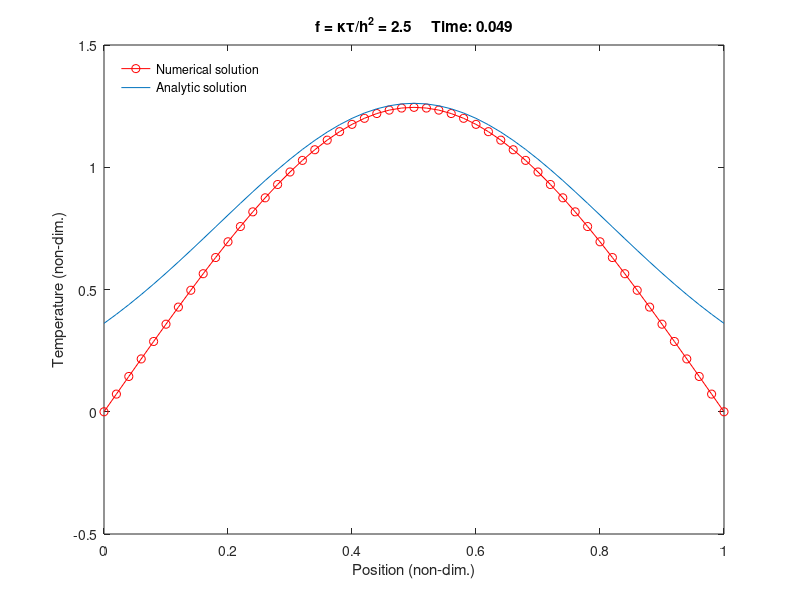
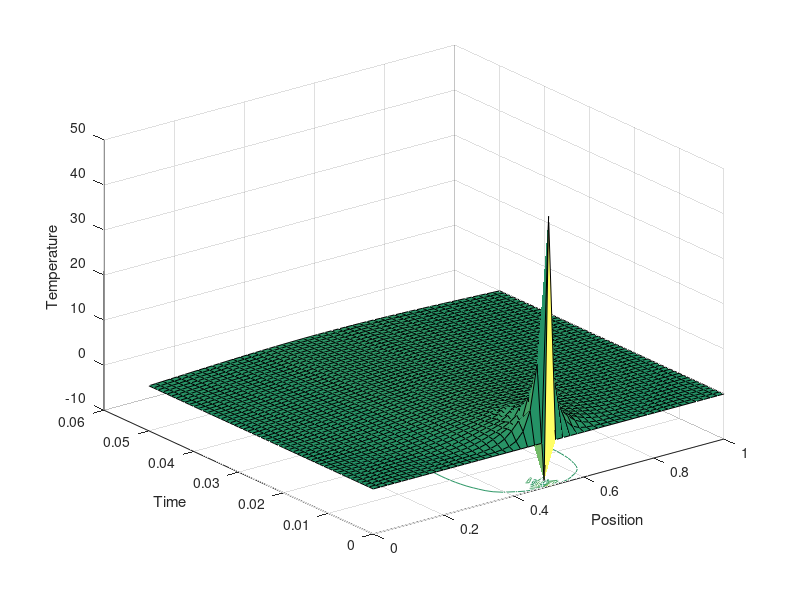

Recreate these plots in MATLAB, in order.
% diffusion_cnic.m
% Solve the diffusion equation using Crank-Nicolson

% Clear memory and show only a few digits
clear all; format short;

% Parameters
kappa=1;          % Thermal conductivity
tau=1e-3;         % Time step
h=0.02;           % Spatial step
nsteps=50;       % Number of time steps
tint=tau*nsteps;  % Total integration time
skip=1;           % Only plot every now and then
fac=kappa*tau/h^2;

% Display value of FTCS stability factor
disp(['FTCS stability factor: ',num2str(fac)]);

% Vector of x values
x=0:h:1;
L=length(x);

% Construct the matrix D associated with the second spatial derivative
D=-2*eye(L);
D=D+diag(ones(L-1,1),+1)+diag(ones(L-1,1),-1);

% Impose Dirichlet boundary conditions
D(1,:)=zeros(1,L);
D(L,:)=zeros(1,L);

% Construct the matrix for the linear system solved at each step of 
% Crank-Nicolson
A=0.5*(eye(L)-0.5*fac*D);

% Initial conditions
temp=zeros(L,1);
temp(round(L/2))=1/h;

% Record T(x,t) matrix for visualisation
temp_xt(:,1)=temp;

% March forwards in time
time(1)=0;
figure(1);
for n=1:nsteps

    % Update the time
    time(n+1)=time(n)+tau;
    
    % Perform Crank-Nicolson update
    chi=A\temp;
    temp=chi-temp;
    
    % Calculate the profile for the (approximate) analytic solution
    sig=sqrt(2*kappa*time(n+1));
    temp_an=exp(-(x-0.5).^2/(2*sig^2))/(sqrt(2*pi)*sig);
    
    % Plot the temperature versus position and the analytic values, 
    % with annotations
    if rem(n,skip) == 0
    plot(x,temp,'ro-',x,temp_an)
    xlabel('Position (non-dim.)');
    ylabel('Temperature (non-dim.)');
    handle=legend('Numerical solution','Analytic solution');
    set (handle,'Box','off','Location','NorthWest')
    title(['f = \kappa\tau/h^2 = ',num2str(kappa*tau/h^2),'     '...
        'Time: ',num2str(time(n))]);
      %pause(0.1);
    drawnow;
    end
    
    % Record T(x,t) matrix for visualisation
    temp_xt(:,n+1)=temp;
    
end

% Visualisation of temperature versus position and time. MATLAB
% uses a surfc(x(i),y(j),z(j,i)) convention, hence the transpose
figure(2);
colormap(summer);
surfc(x,time,temp_xt');
%shading interp;
xlabel('Position'); ylabel('Time'); zlabel('Temperature');
